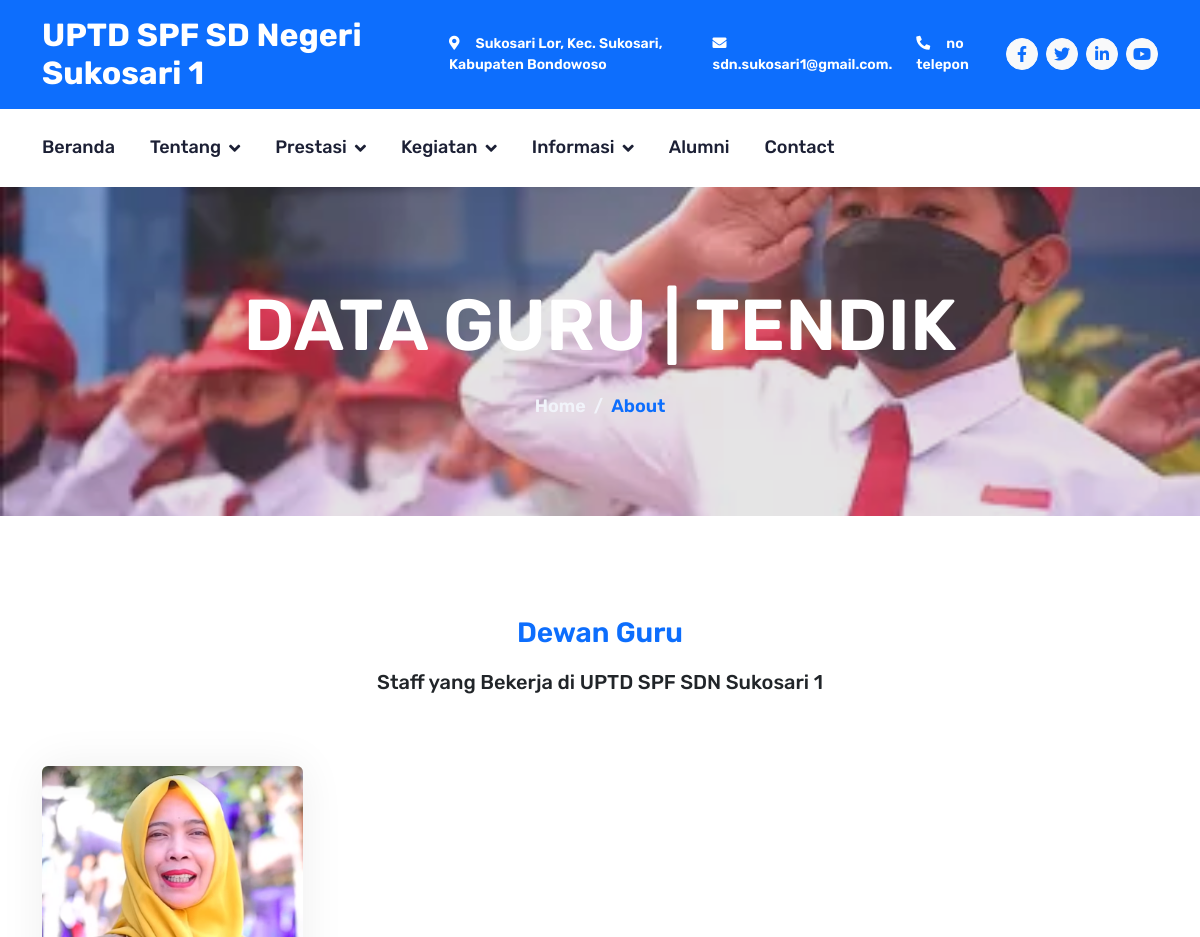
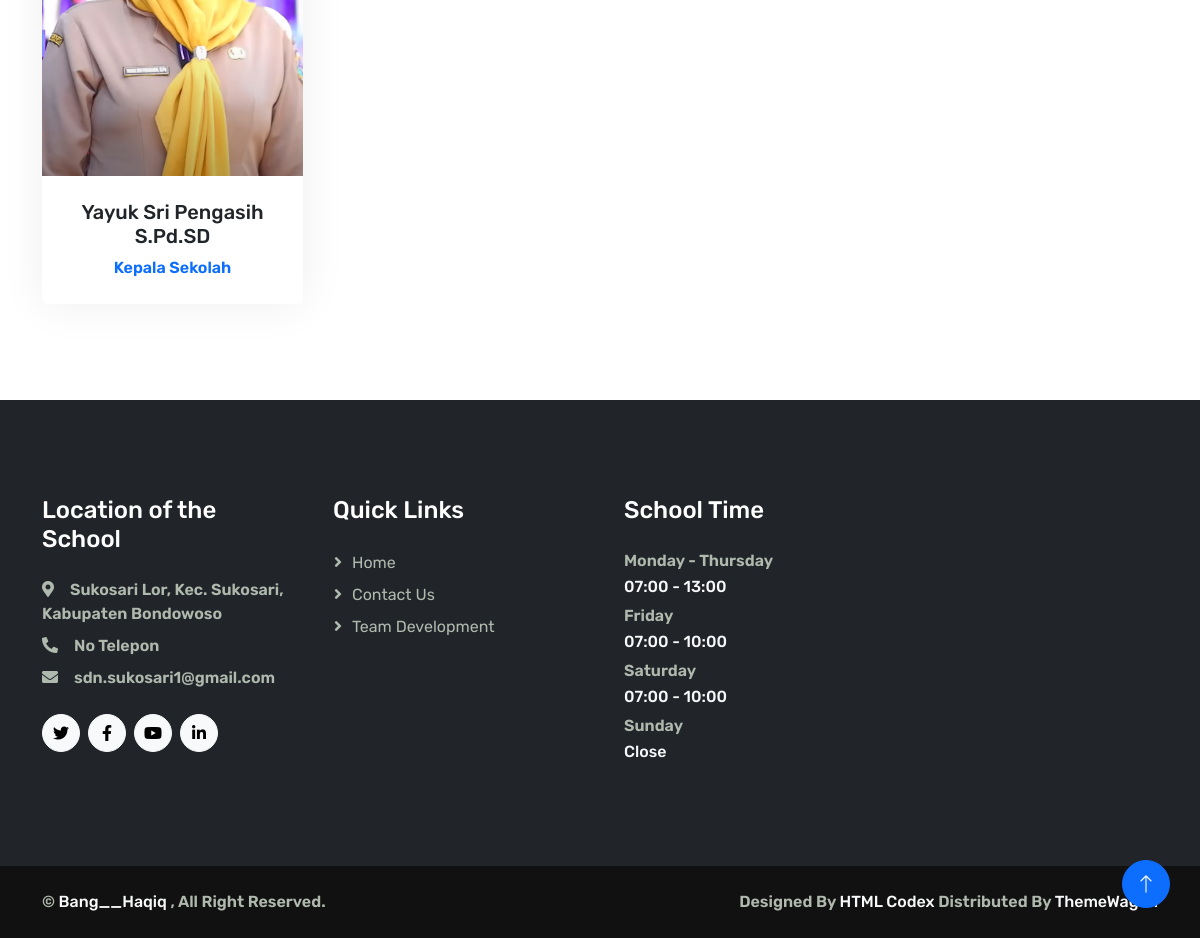
Page /dataguru/ on the committed database (2 pictures, top to bottom).
### data/models.py (models this page shows, shortened)
class DataGuru(models.Model):
    image = models.ImageField(upload_to='images/tendik/')
    nama = models.CharField(max_length=100,null=True, blank=True)
    jabatan = models.CharField(max_length=100, null=True, blank=True)
    class Meta:
        verbose_name_plural="Data Guru"

### data/views.py (the view)
# urls.py: path('dataguru/', views.dataguru, name='dataguru'),
def dataguru(request):
 data_guru = DataGuru.objects.all()
 context={
  'data_guru': data_guru
 }
 return render(request,'view/about/dataguru.html' ,context)

### data/templates/view/about/dataguru.html (shortened to what this page needs)
{% extends "layout/core.html" %}
{% load static %}
{% block content %}
  <div
    class="container-fluid page-header py-5 mb-5 wow fadeIn"
    data-wow-delay="0.1s">
    <div class="container text-center py-5">
      <h1 class="display-2 text-white mb-4 animated slideInDown fw-semibold">DATA GURU | TENDIK</h1>
      <nav aria-label="breadcrumb animated slideInDown">
        <ol class="breadcrumb justify-content-center mb-0">
          <li class="breadcrumb-item"><a href="{% url 'home' %}" style="text-decoration: none;">Home</a></li>
          <li class="breadcrumb-item text-primary" aria-current="page">
            About
          </li>
        </ol>
      </nav>
    </div>
  </div>
 <div class="container-xxl py-5" id="team" >
  <div class="container ">
    <div
      class="text-center mx-auto wow fadeInUp"
      data-wow-delay="0.1s"
      style="max-width: 500px"
      >
      <p class="fs-3 fw-semibold text-primary">Dewan Guru</p>
      <h5 class="display-5 mb-5 fs-5 fw-medium">Staff yang Bekerja di UPTD SPF SDN Sukosari 1</h5>
      <br />
    </div>
    <div class="row g-4 row-cols-1 row-cols-md-3" style="">
      <div class="col-lg-3 col-md-6 wow fadeInUp " data-wow-delay="0.1s">
        {% for guru in data_guru %}
          <div class="team-item rounded overflow-hidden pb-4">
            <img class="img-fluid mb-4" src="{{ guru.image.url }}" height='945px' width="710px" alt="" />
            <h5>{{ guru.nama }}</h5>
            <span class="text-primary">{{ guru.jabatan }}</span>
          </div>
        {% endfor %}
      </div>
    </div>
  </div>
</div>
 {% endblock content %}

### static/sd/css/style.css (style rules this page uses)
:root { --primary: #4761FF; --secondary: #555555; --light: #F1F3FA; --dark: #1C2035; }
.fw-medium { font-weight: 500; }
.page-header { background: linear-gradient(rgba(0, 0, 0, .1), rgba(0, 0, 0, .1)), url(../img/carousel-1.jpg) center center no-repeat; background-size: cover; }
.page-header .breadcrumb-item+.breadcrumb-item::before { color: var(--light); }
.page-header .breadcrumb-item, .page-header .breadcrumb-item a { font-size: 18px; color: var(--light); }
.team-item { position: relative; text-align: center; box-shadow: 0 0 45px rgba(0, 0, 0, .07); }
.container-fluid { width: 100% !important; }

### data/templates/layout/core.html (style rules this page uses)
* { font-family: "Rubik", sans-serif; font-optical-sizing: auto; font-weight: 600; font-style: normal; }

### rows in the picture
DataGuru: image (picture), nama "Yayuk Sri Pengasih S.Pd.SD", jabatan "Kepala Sekolah"
